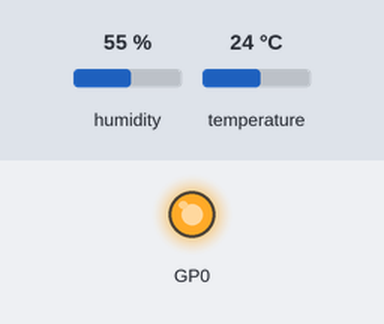
The program below on a simulated Raspberry Pi Pico running MicroPython. Shown: output pins drawn as LEDs (lit = HIGH). The test bench sets the inputs (shaded band); at power-on: humidity 55 %, temperature 24 °C. Library files of the repository ran but are not shown: dht11_suporte.py; what the program prints to the serial console is not drawn.

Above: at 1.2 s.
1.3 s: humidity set to 68 %
Timing chart, 0 to 4.3 s (numbered marks = the images above; inputs shaded):
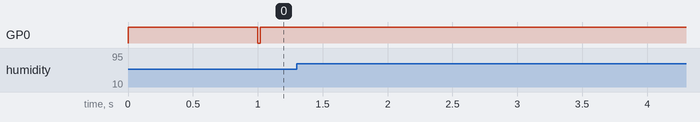

The program:

dht11_umidade.py
```python
"""Le a umidade relativa medida pelo DHT11.

Bloco correspondente: Umidade DHT11.
"""

import time
from dht11_suporte import ler_dht11, umidade_dht11


def ler_umidade(conexao=0):
    """Devolve a ultima umidade valida da conexao escolhida."""
    return umidade_dht11(conexao)


while True:
    estado = ler_dht11(0)
    if estado["ok"]:
        print("Umidade: {}%".format(estado["umidade"]))
    else:
        print("Nao foi possivel ler o DHT11")
    time.sleep_ms(2_000)
```

Measured:
- after the input at 1.3 s, every drawn part: stays the same
